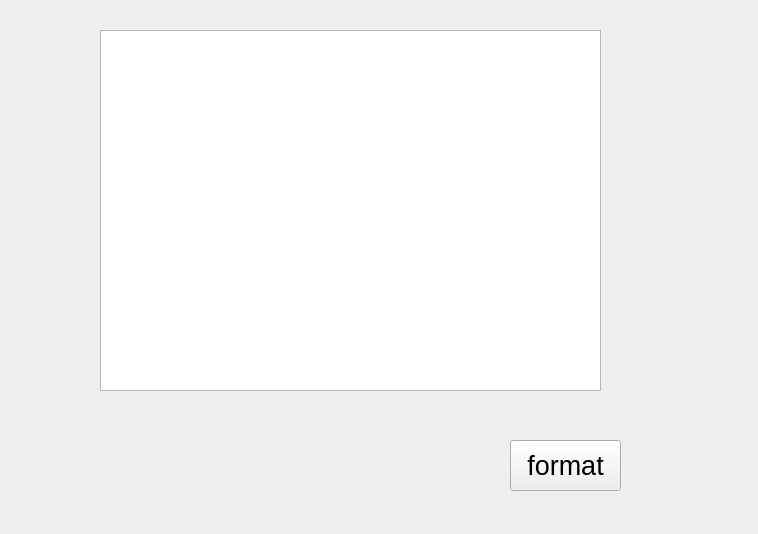
<?xml version="1.0" encoding="UTF-8"?>
<ui version="4.0">
 <class>Widget</class>
 <widget class="QWidget" name="Widget">
  <property name="geometry">
   <rect>
    <x>0</x>
    <y>0</y>
    <width>758</width>
    <height>534</height>
   </rect>
  </property>
  <property name="windowTitle">
   <string>Widget</string>
  </property>
  <widget class="QPushButton" name="pushButton">
   <property name="geometry">
    <rect>
     <x>510</x>
     <y>440</y>
     <width>111</width>
     <height>51</height>
    </rect>
   </property>
   <property name="font">
    <font>
     <pointsize>20</pointsize>
    </font>
   </property>
   <property name="text">
    <string>format</string>
   </property>
   <property name="iconSize">
    <size>
     <width>20</width>
     <height>20</height>
    </size>
   </property>
  </widget>
  <widget class="QTextEdit" name="textEdit">
   <property name="geometry">
    <rect>
     <x>100</x>
     <y>30</y>
     <width>501</width>
     <height>361</height>
    </rect>
   </property>
  </widget>
 </widget>
 <layoutdefault spacing="6" margin="11"/>
 <resources/>
 <connections/>
</ui>
